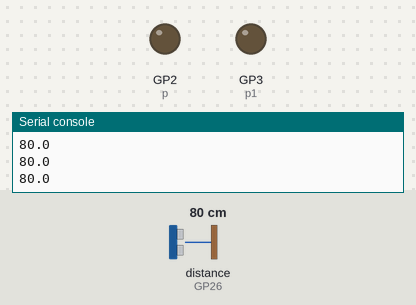
A program run on a simulated Raspberry Pi Pico running MicroPython. Parts: output pins drawn as LEDs (lit = HIGH), the last lines printed to the serial console. The inputs (shaded band) are chosen by the test bench; at power-on: distance to the obstacle (sensor on GP26) 80 cm. The echo pulse lasts 58.3 µs per cm.

Above: at 1.2 s.
1.3 s: distance to the obstacle (sensor on GP26) set to 52 cm
2.8 s: distance to the obstacle (sensor on GP26) set to 45 cm
At 4.0 s:
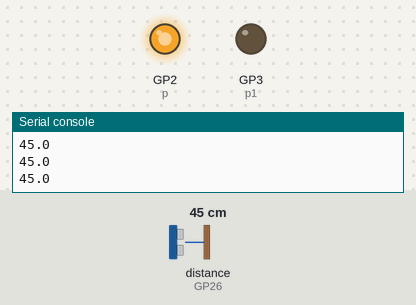
4.4 s: distance to the obstacle (sensor on GP26) set to 12 cm
5.9 s: distance to the obstacle (sensor on GP26) set to 9 cm
At 6.6 s:
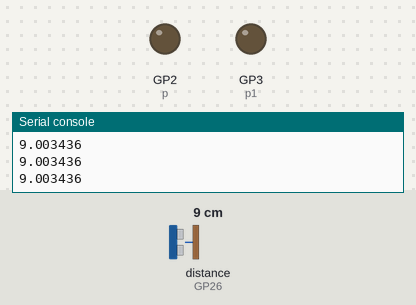
7.6 s: distance to the obstacle (sensor on GP26) set to 6 cm
9.1 s: distance to the obstacle (sensor on GP26) set to 3 cm
At 10.3 s:
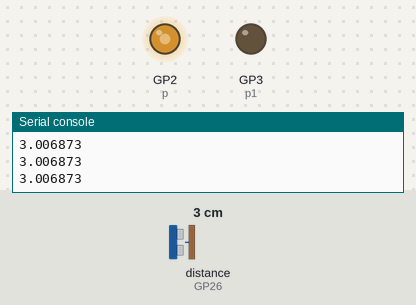
Timing chart, 0 to 11.7 s (numbered marks = the images above; inputs shaded):
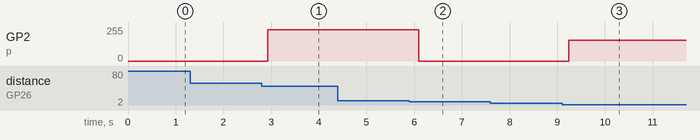

The program:

dm.py
```python
import hcsr04
from machine import Pin
from time import sleep

p = machine.PWM(machine.Pin(2))
p1 = machine.PWM(machine.Pin(3))
p.freq(1000)

ultrasonic=hcsr04.HCSR04(trigger_pin=27,echo_pin=26,echo_timeout_us=1000000)
while True:
    a=ultrasonic.distance_cm()
    sleep(0.1)
    print(a)

    if a < 5:
       p.duty_u16(40000)
    elif 10< a < 50:
       p.duty_u16(60000)
    else:
        p.duty_u16(0)
```

Measured:
- the behaviour switches between 50 and 49 cm on distance to the obstacle (sensor on GP26) (found by bisection; images 0 and 1)
- the behaviour switches between 11 and 10 cm on distance to the obstacle (sensor on GP26) (found by bisection; images 1 and 2)
- the behaviour switches between 5 and 4 cm on distance to the obstacle (sensor on GP26) (found by bisection; images 2 and 3)
- after the input at 2.8 s, GP2 (p): 0/255 → 233/255 after 0.13 s
- after the input at 5.9 s, GP2 (p): 233/255 → 0/255 after 0.20 s
- after the input at 9.1 s, GP2 (p): 0/255 → 156/255 after 0.14 s
